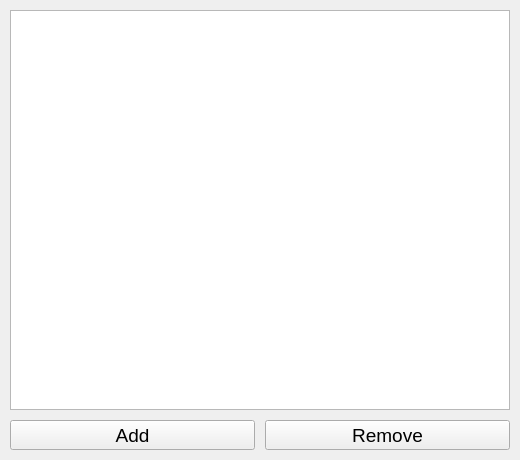
<?xml version="1.0" encoding="UTF-8"?>
<ui version="4.0">
 <class>MainWindow</class>
 <widget class="QMainWindow" name="MainWindow">
  <property name="geometry">
   <rect>
    <x>0</x>
    <y>0</y>
    <width>520</width>
    <height>460</height>
   </rect>
  </property>
  <property name="minimumSize">
   <size>
    <width>520</width>
    <height>460</height>
   </size>
  </property>
  <property name="maximumSize">
   <size>
    <width>520</width>
    <height>460</height>
   </size>
  </property>
  <property name="windowTitle">
   <string>MainWindow</string>
  </property>
  <widget class="QWidget" name="centralwidget">
   <widget class="QTableWidget" name="tableWidget">
    <property name="geometry">
     <rect>
      <x>10</x>
      <y>10</y>
      <width>500</width>
      <height>400</height>
     </rect>
    </property>
   </widget>
   <widget class="QPushButton" name="btn_add">
    <property name="geometry">
     <rect>
      <x>10</x>
      <y>420</y>
      <width>245</width>
      <height>30</height>
     </rect>
    </property>
    <property name="font">
     <font>
      <pointsize>14</pointsize>
     </font>
    </property>
    <property name="text">
     <string>Add</string>
    </property>
   </widget>
   <widget class="QPushButton" name="btn_remove">
    <property name="geometry">
     <rect>
      <x>265</x>
      <y>420</y>
      <width>245</width>
      <height>30</height>
     </rect>
    </property>
    <property name="font">
     <font>
      <pointsize>14</pointsize>
     </font>
    </property>
    <property name="text">
     <string>Remove</string>
    </property>
   </widget>
  </widget>
 </widget>
 <resources/>
 <connections/>
</ui>
